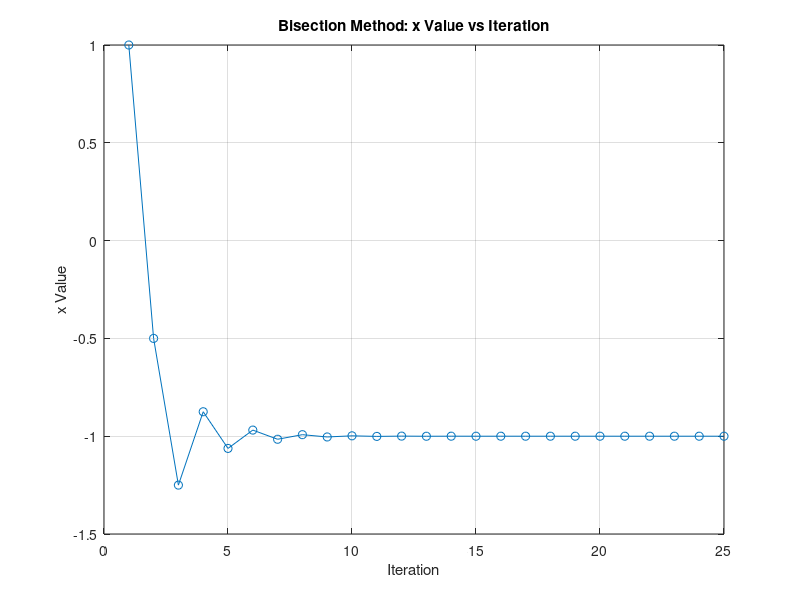

The MATLAB script that drew this image:
function bisection_method()
    f = @(x) x^3 - 4*x^2 + x + 6;
    eps = 1e-6;
    a = -2;
    b = 4;
    [solution, no_iterations, x_values] = bisection(f, a, b, eps);

    if solution <= b   % Solution found
        fprintf('Number of function calls: %d\n', 1 + 2 * no_iterations);
        fprintf('A solution is: %f\n', solution);

        % Plot x values vs iteration
        figure;
        plot(1:no_iterations, x_values, '-o');
        xlabel('Iteration');
        ylabel('x Value');
        title('Bisection Method: x Value vs Iteration');
        grid on;
    else
        fprintf('Abort execution.\n');
    end
end

function [result1, result2, x_values] = bisection(f, x_L, x_R, eps)
    if f(x_L) * f(x_R) > 0
        fprintf('Error! Function does not have opposite signs at interval endpoints!\n');
        return;
    end

    x_M = (x_L + x_R) / 2.0;
    f_M = f(x_M);
    iteration_counter = 1;
    x_values = x_M;  % Store initial midpoint

    while abs(f_M) > eps
        left_f = f(x_L);
        right_f = f(x_R);

        if left_f * f_M > 0   % Same sign
            x_L = x_M;
        else
            x_R = x_M;
        end

        x_M = (x_L + x_R) / 2;
        f_M = f(x_M);
        iteration_counter = iteration_counter + 1;

        % Store each midpoint x_M
        x_values = [x_values, x_M];
    end

    result1 = x_M;
    result2 = iteration_counter;
end
